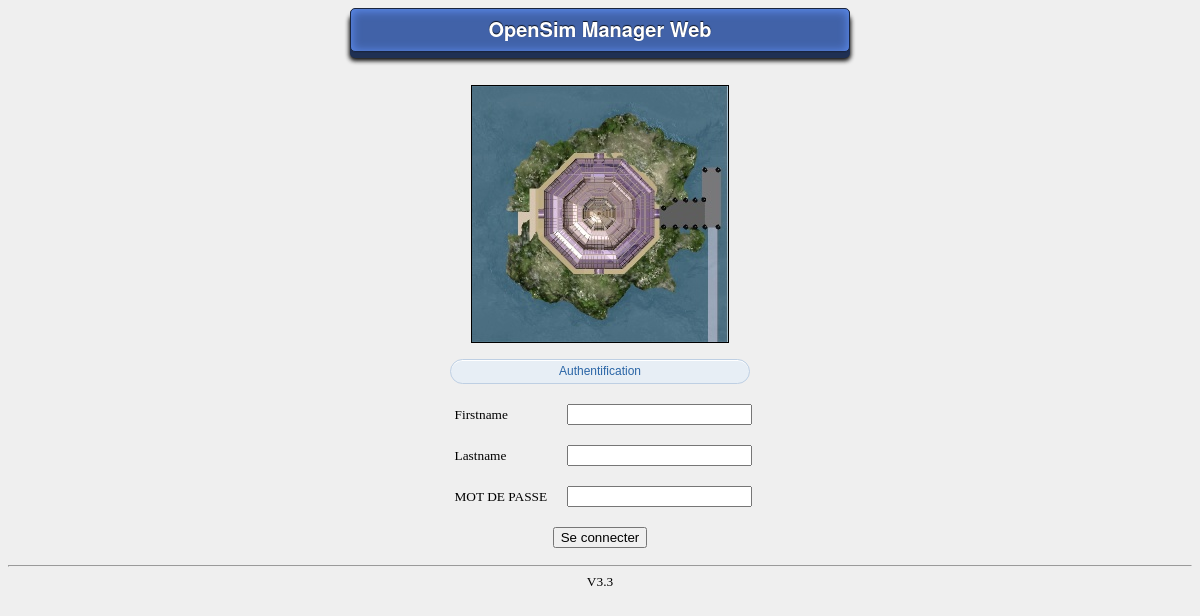
Before: / with the older database file.
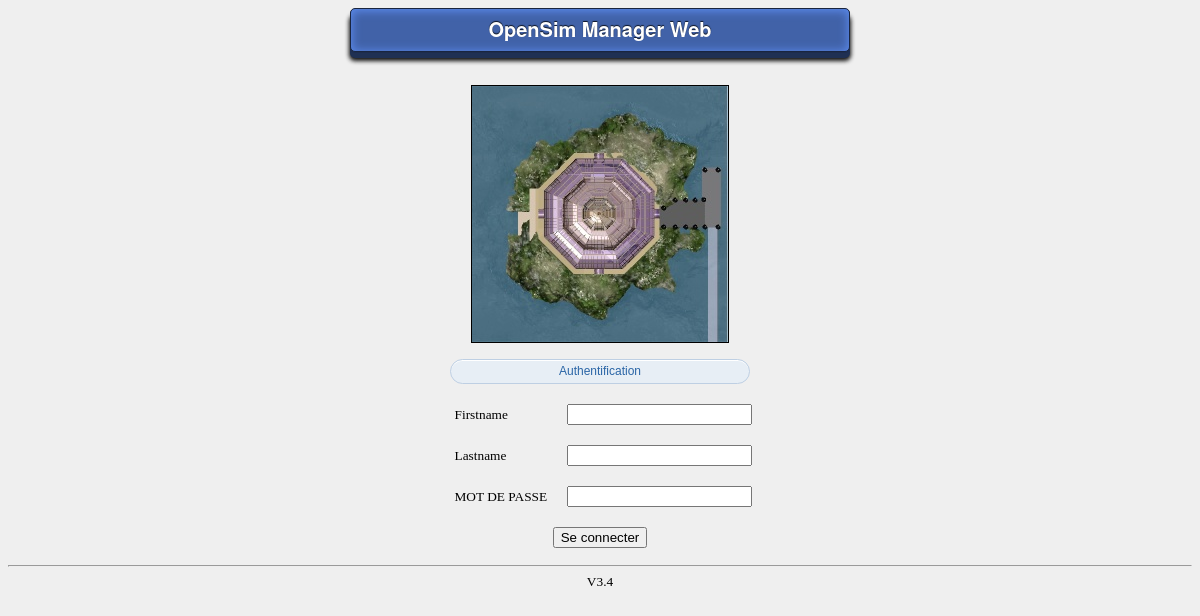
After: the same page with the newer database file.
### tables this page shows
CREATE TABLE IF NOT EXISTS `conf` (
  `id` int(11) NOT NULL AUTO_INCREMENT,
  `cheminAppli` varchar(50) NOT NULL,
  `destinataire` varchar(50) NOT NULL,
  `Autorized` int(1) NOT NULL,
  `NbAutorized` int(11) NOT NULL,
  `VersionOSMW` varchar(50) NOT NULL,
  `urlOSMW` varchar(255) NOT NULL,
  PRIMARY KEY (`id`)
);

### config/osmw_conf.php (called while the page is built, shortened)
<?php
	$database =  "OSMW";
?>

### config/fonctions.php (called while the page is built, shortened)
<?php
function INI_Conf($cles,$valeur){
	require 'config/osmw_conf.php';
		$sql = "SELECT * FROM conf";
		$req = mysql_query($sql) or die('Erreur SQL !<br>'.$sql.'<br>'.mysql_error());
		$data = mysql_fetch_array($req);
		switch ($valeur) {
		case "VersionOSMW":
			$Version=$data['VersionOSMW'];
			break;
		}
	return $Version;
}
function INI_Conf_Moteur($cles,$valeur){
	require 'config/osmw_conf.php';
		$sql = "SELECT * FROM moteurs WHERE id_os ='".$cles."'";
		$req = mysql_query($sql) or die('Erreur SQL !<br>'.$sql.'<br>'.mysql_error());
		$data = mysql_fetch_array($req);
		switch ($valeur) {
		case "address":
			$Version=$data['address'];
			break;
		}
	return $Version;
}
?>

### config/variables.php (the view, shortened to what this page needs)
<?php
include 'config/osmw_conf.php';
$PIED_DE_PAGE = '<hr><center>'.INI_Conf($_SESSION['opensim_select'],"VersionOSMW").'</center>';
?>

### index.php (shortened to what this page needs)
<html>
<head>
<link rel="stylesheet" href="menu_style.css" type="text/css" />
</head>
<body>
<?php
include 'config/fonctions.php';
include 'config/variables.php';
include 'config/osmw_conf.php';
if (session_is_registered("authentification")){
	if($_POST['OSSelect']){$_SESSION['opensim_select'] = trim($_POST['OSSelect']);}
	echo $MENU_LATTERALE.'<HR>';
	if($_GET['f']){include('pages/GestDirectory.php');exit;}
	if($_GET['g']){include('pages/GestBackup.php');echo $PIED_DE_PAGE;exit;}
	if($_POST['a'] or $_GET['a']){
		if($_POST['a']){$vers = $_POST['a'];}
		if($_GET['a']){$vers = $_GET['a'];}
			if($vers =="1"){include('pages/GestSims.php');}
			if($vers =="2"){include('pages/GestSaveRestore.php');}
			if($vers =="3"){include('pages/GestTerrain.php');}
			if($vers =="4"){include('pages/GestImportExport.php');}
			if($vers =="5"){include('pages/GestOpensim.php');}
			if($vers =="6"){include('pages/GestRegion.php');}
			if($vers =="7"){include('pages/GestLog.php');}
			if($vers =="8"){include('pages/GestAdminServ.php');}
			if($vers =="9"){include('pages/contact.php');}
			if($vers =="10"){include('pages/GestDirectory.php');}
			if($vers =="11"){include('pages/map.php');}
			if($vers =="12"){include('pages/GestIdentite.php');}
			if($vers =="13"){include('pages/Aide.php');}
			if($vers =="14"){include('pages/Apropos.php');}
			if($vers =="15"){include('pages/GestUsers.php');}
			if($vers =="16"){include('pages/GestBackup.php');}
			if($vers =="17"){include('pages/GestMoteur.php');}
			if($vers =="18"){include('pages/GestConfig.php');}
			if($vers =="20"){include('pages/GestTransfert.php');}
			if($vers =="logout"){session_start();$_SESSION = array();session_destroy();session_unset();header('Location: index.php');  }
	}
	else
		{
	$ligne1 = '<b>Bienvenue &quot;'.$_SESSION['login'].'&quot; dans votre espace s&eacute;curis&eacute;. Niv:'.$_SESSION['privilege'].'</b>';
	$ligne2 = '*** <u>Moteur OpenSim selectionne: </u>'.$_SESSION['opensim_select'].' - '.INI_Conf_Moteur($_SESSION['opensim_select'],"version").' ***';
	echo '<div class="block" id="clean-gray"><button><CENTER>'.$ligne1.'<br>'.$ligne2.'</CENTER></button></div>';
	echo '<hr>';
	if($_SESSION['osAutorise'] != '')
	{
	$osAutorise = explode(";", $_SESSION['osAutorise']);
		for($i=0;$i < count($osAutorise);$i++)
		{	if(INI_Conf_Moteur($_SESSION['opensim_select'],"osAutorise") == $osAutorise[$i]){$moteursOK="OK";}    }
	}
		$db = mysql_connect($hostnameBDD, $userBDD, $passBDD);
		mysql_select_db($database,$db);
		$sql = 'SELECT * FROM moteurs';
		$req = mysql_query($sql) or die('Erreur SQL !<br>'.$sql.'<br>'.mysql_error());
		echo '<CENTER><FORM METHOD=POST ACTION="">
			<select name="OSSelect">';
		while($data = mysql_fetch_assoc($req))
			{
				$sel="";
				 if($data['id_os'] == $_SESSION['opensim_select']){$sel="selected";}
			echo '<option value="'.$data['id_os'].'" '.$sel.'>'.$data['name'].' - '.$data['version'].'</option>';
			}
		mysql_close();
		echo'</select><INPUT TYPE="submit" VALUE="Choisir" ></FORM></CENTER>';
	echo '<HR>';
	echo '<center>';
	echo '<div class="block" id="clean-gray"><button>Section Utilisateur</button></div><br>';
	echo '<div class="block" id="pale-blue"><a href="?a=1"><button>Gestion des Sims.</button></a></div>';
	echo '<div class="block" id="pale-blue"><a href="?a=2"><button>Gestion des Sauvegardes.</button></a></div>';
	echo '<div class="block" id="pale-blue"><a href="?a=3"><button>Gestion des Terrains.</button></a></div>';
	echo '<div class="block" id="pale-blue"><a href="?a=10"><button>Gestion des fichiers de sauvegardes.</button></a></div>';
	echo '<div class="block" id="pale-blue"><a href="?a=4"><button>Exporter son inventaire.</button></a></div>';
	echo '<div class="block" id="pale-blue"><a href="?a=7"><button>Gestion du Log.</button></a></div>';
	echo '<div class="block" id="pale-blue"><a href="?a=11"><button>Cartographie des Regions.</button></a></div>';
	echo '<div class="block" id="pale-blue"><a href="?a=9"><button>Contacter l\'assistance.</button></a></div>';
	echo '<div class="block" id="pale-blue"><a href="?a=13"><button>Aide.</button></a></div>';
	echo '<div class="block" id="pale-blue"><a href="?a=14"><button>A Propos.</button></a></div>';
	echo '<hr>';
	if( $_SESSION['privilege']>=3){
		echo '<div class="block" id="clean-gray"><button>Section Administrateur</button></div><br>';
		echo '<div class="block" id="pale-blue"><a href="?a=8"><button>Gestion du Serveur.</button></a></div>';
		echo '<div class="block" id="pale-blue"><a href="?a=17"><button>Gestion des Moteurs.</button></a></div>';
		echo '<div class="block" id="pale-blue"><a href="?a=6"><button>Gestion des Regions.</button></a></div>';
		echo '<div class="block" id="pale-blue"><a href="?a=5"><button>Editer la configuration Opensim.</button></a></div>';
		echo '<div class="block" id="pale-blue"><a href="?a=18"><button>Configuration de OpenSim Manager Web.</button></a></div>';
		echo '<div class="block" id="pale-blue"><a href="?a=15"><button>Gestion des Utilisateurs.</button></a></div>';
		echo '<div class="block" id="pale-blue"><a href="?a=12"><button>Connectivité du Serveur OSMW.</button></a></div>';
		echo '<div class="block" id="pale-blue"><a href="?a=16"><button>Sauvegardes config Opensim.</button></a></div>';
		echo '<div class="block" id="pale-blue"><a href="?a=20"><button>Transfert des Sauvegardes.</button></a></div>';
		echo '<HR>';
	}
	echo '<div class="block" id="pale-blue"><a href="?a=logout"><button>D&eacute;connexion.</button></a></div>';
	echo '</center>';
	}
}
else{		session_start();$_SESSION = array();session_destroy();session_unset();
?>
<span>
	<CENTER><div class="block" id="fat-blue"><button>OpenSim Manager Web</button></div></CENTER>
<form action="" method="post" name="connect">
	<CENTER><table  border="0" cellpadding="10" cellspacing="0"  border="1" >
		<tr><td colspan="2" align="center">
			<img src="images/logoserver.png"  BORDER=1>
			<br><br><div class="block" id="pale-blue"><button>Authentification</button></div>
		</td></tr>
		<tr><td>&nbsp; Firstname </td><td><input name="firstname" type="text" id="firstname"></td></tr>
		<tr><td>&nbsp; Lastname </td><td><input name="lastname" type="text" id="lastname"></td></tr>
		<tr><td>&nbsp; MOT DE PASSE </td><td><input name="pass" type="password" id="pass"></td></tr>
		<tr><td height="34" colspan="2"><CENTER><input type="submit" name="Submit" value="Se connecter"></CENTER></td></tr>
	</table><CENTER>
</FORM>
</span>
<?}
echo $PIED_DE_PAGE;
?>
</body>
</html>

### menu_style.css (style rules this page uses)
body { color: #000000; background: #EFEFEF; }
#pale-blue button { background: #e7eef5; border: 1px solid #becfe3; border-radius: 16px; -moz-border-radius: 16px; -webkit-border-radius: 16px; -moz-box-shadow: inset 0 1px 0 0 #fff; -webkit-box-shadow: inset 0 1px 0 0 #fff; color: #2a65a6; font-family: "lucida grande", sans-serif; font-size: 12px; font-weight: normal; line-height: 1; padding: 5px 0 6px 0; text-align: center; width: 300px; }
#fat-blue button { background: #4162a8; border: 1px solid #19253f; border-radius: 5px; -moz-border-radius: 5px; -webkit-border-radius: 5px; -moz-box-shadow: inset 0 1px 10px 1px #5c8bee, 0px 1px 0 #1d2c4d, 0 6px 0px #1f3053, 0 8px 4px 1px #111; -webkit-box-shadow: inset 0 1px 10px 1px #5c8bee, 0px 1px 0 #1d2c4d, 0 6px 0px #1f3053, 0 8px 4px 1px #111; color: #fff; font-family: "helvetica neue", helvetica, arial, sans-serif; font-size: 20px; font-weight: bold; line-height: 1; margin-bottom: 10px; padding: 10px 0 12px 0; text-align: center; text-shadow: 0px -1px 1px rgba(0, 0, 0, .8); width: 500px; }

### index.php (style rules this page uses)
* { font-size: 10pt; }

Changed rows visible on the page:
changed conf: VersionOSMW "V3.3" → "V3.4"
